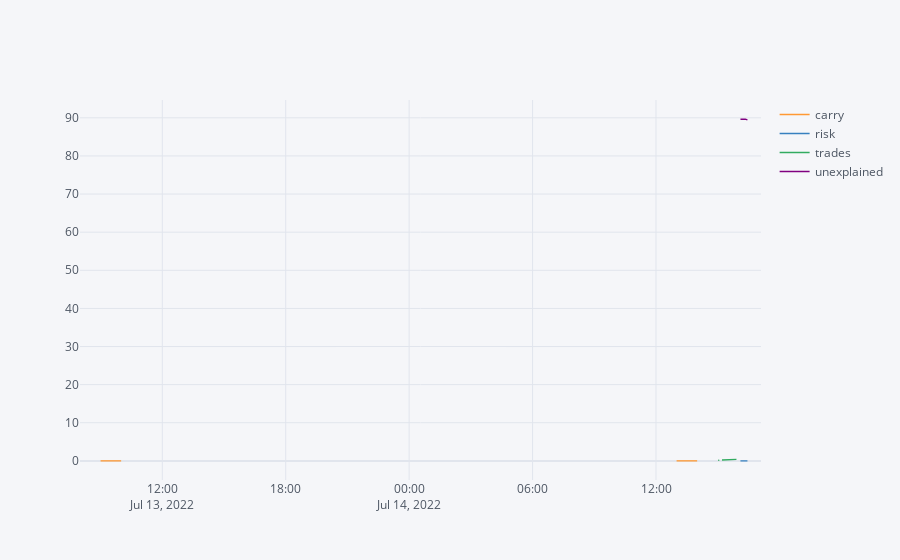

Write notebook code for a chart like this one.
### Code cell
pnl.pivot_table(index='time',columns='category',values='USDamt').cumsum().iplot()
